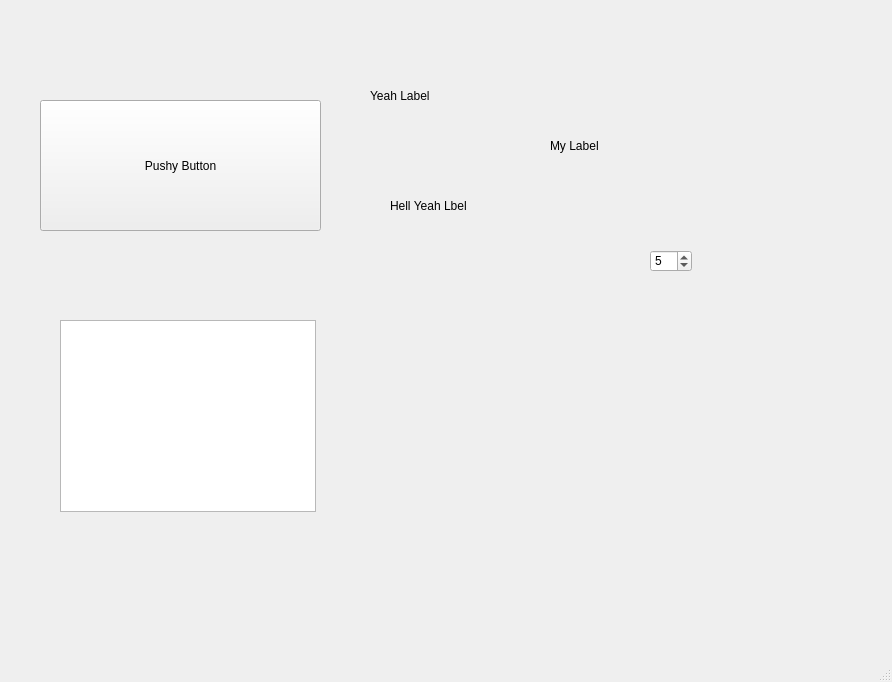
<?xml version="1.0" encoding="UTF-8"?>
<ui version="4.0">
 <class>MainWindow</class>
 <widget class="QMainWindow" name="MainWindow">
  <property name="geometry">
   <rect>
    <x>0</x>
    <y>0</y>
    <width>892</width>
    <height>682</height>
   </rect>
  </property>
  <property name="windowTitle">
   <string>MainWindow</string>
  </property>
  <widget class="QWidget" name="centralwidget">
   <widget class="QPushButton" name="myPushyButton">
    <property name="geometry">
     <rect>
      <x>40</x>
      <y>100</y>
      <width>281</width>
      <height>131</height>
     </rect>
    </property>
    <property name="text">
     <string>Pushy Button</string>
    </property>
   </widget>
   <widget class="QLabel" name="yeah">
    <property name="geometry">
     <rect>
      <x>370</x>
      <y>60</y>
      <width>151</width>
      <height>71</height>
     </rect>
    </property>
    <property name="text">
     <string>Yeah Label</string>
    </property>
   </widget>
   <widget class="QLabel" name="hellyeah">
    <property name="geometry">
     <rect>
      <x>390</x>
      <y>170</y>
      <width>151</width>
      <height>71</height>
     </rect>
    </property>
    <property name="text">
     <string>Hell Yeah Lbel</string>
    </property>
   </widget>
   <widget class="QLabel" name="mylabel">
    <property name="geometry">
     <rect>
      <x>550</x>
      <y>110</y>
      <width>151</width>
      <height>71</height>
     </rect>
    </property>
    <property name="text">
     <string>My Label</string>
    </property>
   </widget>
   <widget class="QSpinBox" name="spinBox">
    <property name="geometry">
     <rect>
      <x>650</x>
      <y>250</y>
      <width>42</width>
      <height>22</height>
     </rect>
    </property>
    <property name="minimum">
     <number>-10</number>
    </property>
    <property name="maximum">
     <number>10</number>
    </property>
    <property name="value">
     <number>5</number>
    </property>
    <property name="displayIntegerBase">
     <number>10</number>
    </property>
   </widget>
   <widget class="MyListWidget" name="listWidget">
    <property name="geometry">
     <rect>
      <x>60</x>
      <y>320</y>
      <width>256</width>
      <height>192</height>
     </rect>
    </property>
   </widget>
  </widget>
  <widget class="QMenuBar" name="menubar">
   <property name="geometry">
    <rect>
     <x>0</x>
     <y>0</y>
     <width>892</width>
     <height>22</height>
    </rect>
   </property>
  </widget>
  <widget class="QStatusBar" name="statusbar"/>
 </widget>
 <customwidgets>
  <customwidget>
   <class>MyListWidget</class>
   <extends>QListWidget</extends>
   <header>mylistwidget.h</header>
  </customwidget>
 </customwidgets>
 <resources/>
 <connections/>
</ui>
